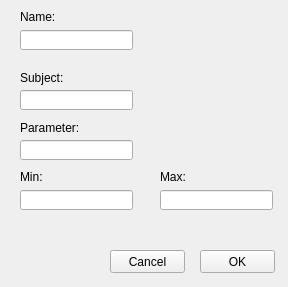
<?xml version="1.0" encoding="UTF-8"?>
<ui version="4.0">
 <class>SleekRoundGaugeSettings</class>
 <widget class="QWidget" name="SleekRoundGaugeSettings">
  <property name="geometry">
   <rect>
    <x>0</x>
    <y>0</y>
    <width>288</width>
    <height>287</height>
   </rect>
  </property>
  <property name="windowTitle">
   <string>Form</string>
  </property>
  <widget class="QLineEdit" name="NameText">
   <property name="geometry">
    <rect>
     <x>20</x>
     <y>30</y>
     <width>113</width>
     <height>20</height>
    </rect>
   </property>
  </widget>
  <widget class="QLabel" name="label">
   <property name="geometry">
    <rect>
     <x>20</x>
     <y>10</y>
     <width>47</width>
     <height>13</height>
    </rect>
   </property>
   <property name="text">
    <string>Name:</string>
   </property>
  </widget>
  <widget class="QLabel" name="label_2">
   <property name="geometry">
    <rect>
     <x>20</x>
     <y>70</y>
     <width>111</width>
     <height>16</height>
    </rect>
   </property>
   <property name="text">
    <string>Subject:</string>
   </property>
  </widget>
  <widget class="QLineEdit" name="SubjectText">
   <property name="geometry">
    <rect>
     <x>20</x>
     <y>90</y>
     <width>113</width>
     <height>20</height>
    </rect>
   </property>
  </widget>
  <widget class="QLabel" name="label_4">
   <property name="geometry">
    <rect>
     <x>20</x>
     <y>120</y>
     <width>111</width>
     <height>16</height>
    </rect>
   </property>
   <property name="text">
    <string>Parameter:</string>
   </property>
  </widget>
  <widget class="QLineEdit" name="ParameterText">
   <property name="geometry">
    <rect>
     <x>20</x>
     <y>140</y>
     <width>113</width>
     <height>20</height>
    </rect>
   </property>
  </widget>
  <widget class="QLabel" name="label_6">
   <property name="geometry">
    <rect>
     <x>20</x>
     <y>170</y>
     <width>47</width>
     <height>13</height>
    </rect>
   </property>
   <property name="text">
    <string>Min:</string>
   </property>
  </widget>
  <widget class="QLineEdit" name="MinText">
   <property name="geometry">
    <rect>
     <x>20</x>
     <y>190</y>
     <width>113</width>
     <height>20</height>
    </rect>
   </property>
  </widget>
  <widget class="QLabel" name="label_7">
   <property name="geometry">
    <rect>
     <x>160</x>
     <y>170</y>
     <width>47</width>
     <height>13</height>
    </rect>
   </property>
   <property name="text">
    <string>Max:</string>
   </property>
  </widget>
  <widget class="QLineEdit" name="MaxText">
   <property name="geometry">
    <rect>
     <x>160</x>
     <y>190</y>
     <width>113</width>
     <height>20</height>
    </rect>
   </property>
  </widget>
  <widget class="QPushButton" name="CancelButton">
   <property name="geometry">
    <rect>
     <x>110</x>
     <y>250</y>
     <width>75</width>
     <height>23</height>
    </rect>
   </property>
   <property name="text">
    <string>Cancel</string>
   </property>
  </widget>
  <widget class="QPushButton" name="OkButton">
   <property name="geometry">
    <rect>
     <x>200</x>
     <y>250</y>
     <width>75</width>
     <height>23</height>
    </rect>
   </property>
   <property name="text">
    <string>OK</string>
   </property>
  </widget>
 </widget>
 <resources/>
 <connections/>
</ui>
